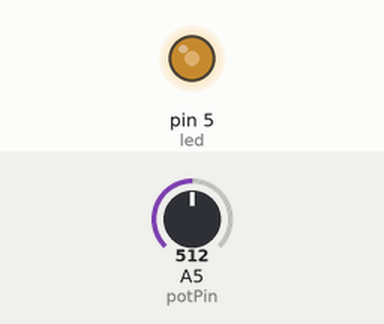
A sketch run on a simulated Arduino Uno, built with avr-gcc and run on an emulated ATmega328P. Parts: output pins drawn as LEDs (lit = HIGH). The inputs (shaded band) are chosen by the test bench; at power-on: A5 (potPin) = 512.

Above: at 1.2 s.
1.3 s: A5 (potPin) set to 716
At 1.8 s:
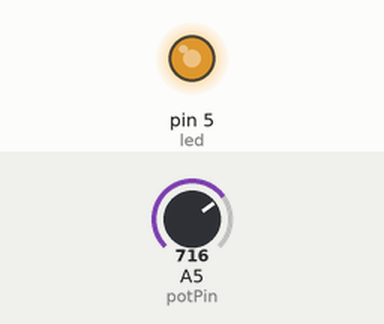
2.8 s: A5 (potPin) set to 900
At 4.0 s:
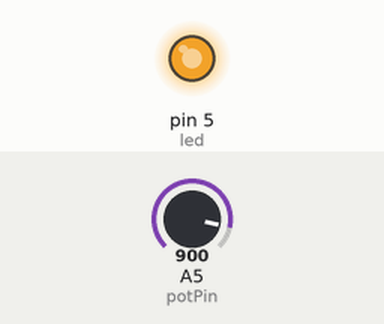
4.3 s: A5 (potPin) set to 122
At 5.3 s:
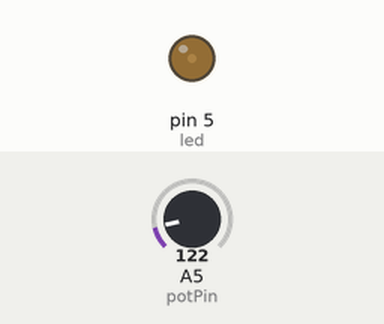
5.8 s: A5 (potPin) set to 0
At 6.5 s:
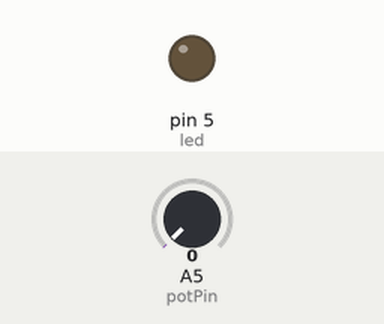
Timing chart, 0 to 8.3 s (numbered marks = the images above; inputs shaded):
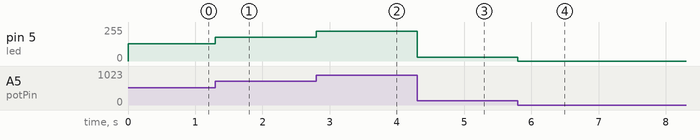

The sketch:

dim_an_led_pot.ino
```cpp
/* Software 1073 Example Program
Written and debugged for use on the Arduino boebot platform
last updated: 9/9/14

Program: Dim an LED on pin 5, using the potentiometer on pin A5
*/

int led = 5;  //creates an int called "led" with a value of 9
int potPin = 5; //creates an int called "potPin with a value of 5

void setup(){ //setup runs just once
  pinMode(led, OUTPUT); //establishes the led as an output
}
void loop(){ //loop runs over and over again
  int dimVal = analogRead(potPin); //read the value of the potentiometer on potPin and set dimVal equal to it
  int ledVal = dimVal / 4; //analogRead ranges from 0 to 1023, analog write scales from 0 to 255. scales potentiometer input
  analogWrite(led, ledVal); //writes the potentiometer value to the led
}
```

Measured:
- after the input at 1.3 s, pin 5 (led): 128/255 → 179/255 at once
- after the input at 2.8 s, pin 5 (led): 179/255 → 225/255 at once
- after the input at 4.3 s, pin 5 (led): 225/255 → 30/255 at once
- after the input at 5.8 s, pin 5 (led): 30/255 → 0/255 at once
